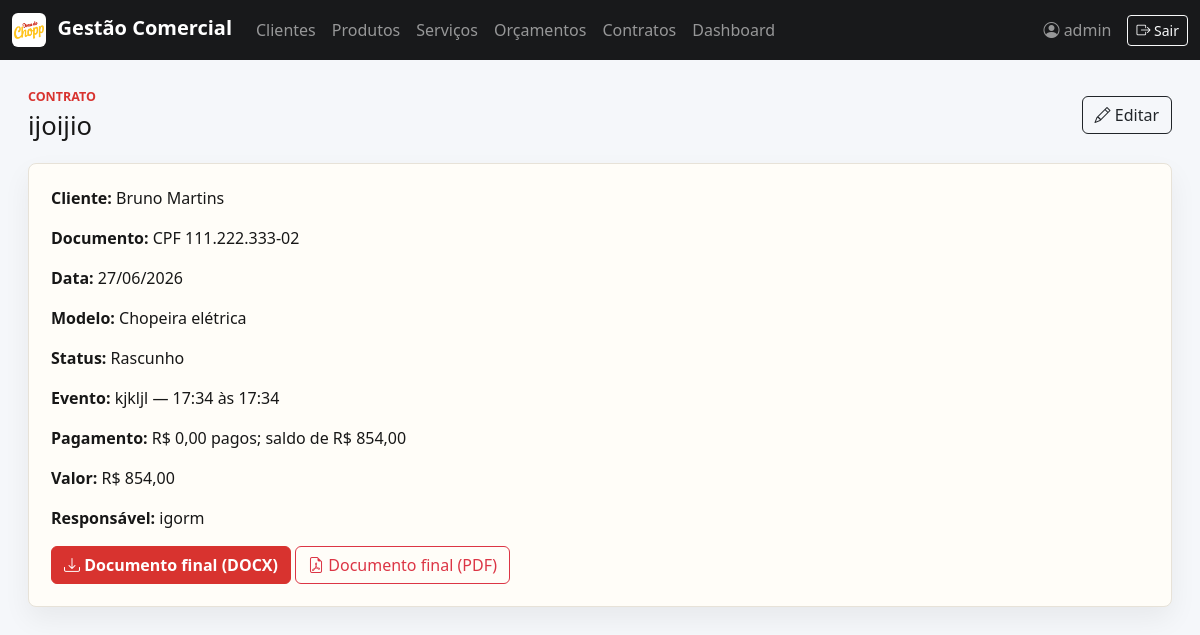
The page /contratos/12/ (signed in) on the database its author committed.
### comercial/models.py (models this page shows, shortened)
class TimeStampedModel(models.Model):
    criado_em = models.DateTimeField(auto_now_add=True)
    atualizado_em = models.DateTimeField(auto_now=True)
    class Meta:
        abstract = True

class Contrato(TimeStampedModel):
    TIPOS_MODELO = [
        ("chopeira_eletrica", "Chopeira elétrica"),
        ("casamento", "Casamento"),
        ("contrato_modelo", "Contrato modelo"),
        ("servico_comodato", "Prestação de serviços e comodato"),
        ("personalizado", "Documento personalizado"),
    ]
    STATUS = [
        ("rascunho", "Rascunho"),
        ("aguardando_assinatura", "Aguardando assinatura"),
        ("assinado", "Assinado / aguardando data"),
        ("executado", "Executado"),
        ("cancelado", "Cancelado"),
    ]
    cliente = models.ForeignKey(Cliente, on_delete=models.PROTECT, related_name="contratos")
    usuario = models.ForeignKey(settings.AUTH_USER_MODEL, on_delete=models.PROTECT)
    orcamento = models.ForeignKey(Orcamento, on_delete=models.SET_NULL, blank=True, null=True)
    titulo = models.CharField(max_length=140)
    status = models.CharField(max_length=30, choices=STATUS, default="rascunho")
    tipo_modelo = models.CharField(max_length=30, choices=TIPOS_MODELO, default="chopeira_eletrica")
    data_evento = models.DateField(blank=True, null=True, verbose_name="Data do contrato/evento")
    endereco_evento = models.CharField(max_length=255, blank=True)
    horario_inicio = models.TimeField(blank=True, null=True)
    horario_fim = models.TimeField(blank=True, null=True)
    com_profissional = models.BooleanField(default=False)
    quantidade_profissionais = models.PositiveSmallIntegerField(default=0)
    valor_hora_extra = models.DecimalField(max_digits=10, decimal_places=2, default=Decimal("50.00"))
    valor_pago = models.DecimalField(max_digits=10, decimal_places=2, default=Decimal("0.00"))
    data_pagamento = models.DateField(blank=True, null=True)
    data_vencimento_saldo = models.DateField(blank=True, null=True)
    prazo_chopeira_horas = models.PositiveSmallIntegerField(default=24)
    taxa_nova_instalacao = models.DecimalField(max_digits=10, decimal_places=2, default=Decimal("250.00"))
    cidade_assinatura = models.CharField(max_length=80, default="Fortaleza/CE")
    documento_modelo = models.FileField(upload_to="documentos/modelos/", blank=True, null=True)
    documento_final = models.FileField(upload_to="documentos/finais/", blank=True, null=True)
    placeholders = models.JSONField(default=list, blank=True)
    valores_preenchidos = models.JSONField(default=dict, blank=True)
    data_assinatura_cliente = models.DateField(blank=True, null=True)
    data_assinatura_usuario = models.DateField(blank=True, null=True)
    observacoes = models.TextField(blank=True)
    class Meta:
        ordering = ["-data_evento", "-criado_em"]
    @property
    def valor_total(self):
        return self.orcamento.valor_total if self.orcamento else Decimal("0.00")
    @property
    def saldo_pendente(self):
        return max(self.valor_total - self.valor_pago, Decimal("0.00"))

class Cliente(TimeStampedModel):
    TIPOS_DOCUMENTO = [
        ("cpf", "CPF"),
        ("cnpj", "CNPJ"),
    ]
    nome_completo = models.CharField(max_length=120)
    tipo_documento = models.CharField(
        max_length=4,
        choices=TIPOS_DOCUMENTO,
        default="cpf",
        verbose_name="Tipo de pessoa",
    )
    documento = models.CharField(max_length=18, unique=True, verbose_name="CPF ou CNPJ")
    email = models.EmailField(max_length=120, blank=True)
    endereco_residencial = models.CharField(max_length=255)
    celular = models.CharField(max_length=20)
    class Meta:
        ordering = ["nome_completo"]
    @property
    def documento_formatado(self):
        value = "".join(filter(str.isdigit, self.documento))
        if self.tipo_documento == "cpf" and len(value) == 11:
            return f"{value[:3]}.{value[3:6]}.{value[6:9]}-{value[9:]}"
        if self.tipo_documento == "cnpj" and len(value) == 14:
            return f"{value[:2]}.{value[2:5]}.{value[5:8]}/{value[8:12]}-{value[12:]}"
        return self.documento
    def __str__(self):
        return self.nome_completo

class Orcamento(TimeStampedModel):
    FORMAS_PAGAMENTO = [
        ("dinheiro", "Dinheiro"),
        ("cartao", "Cartão"),
        ("pix", "PIX"),
        ("boleto", "Boleto"),
    ]
    cliente = models.ForeignKey(Cliente, on_delete=models.PROTECT, related_name="orcamentos")
    usuario = models.ForeignKey(settings.AUTH_USER_MODEL, on_delete=models.PROTECT)
    validade = models.DateField(blank=True, null=True)
    forma_pagamento = models.CharField(max_length=20, choices=FORMAS_PAGAMENTO, default="pix")
    observacoes = models.TextField(blank=True)
    desconto = models.DecimalField(max_digits=10, decimal_places=2, default=Decimal("0.00"))
    logo = models.ImageField(upload_to="logos/", blank=True, null=True)
    arquivo_pdf = models.FileField(upload_to="orcamentos/", blank=True, null=True)
    class Meta:
        ordering = ["-criado_em"]
    @property
    def subtotal_produtos(self):
        return sum((item.total for item in self.itens_produto.all()), Decimal("0.00"))
    @property
    def subtotal_servicos(self):
        return sum((item.total for item in self.itens_servico.all()), Decimal("0.00"))
    @property
    def valor_total(self):
        return self.subtotal_produtos + self.subtotal_servicos - self.desconto

class OrcamentoProduto(models.Model):
    orcamento = models.ForeignKey(Orcamento, on_delete=models.CASCADE, related_name="itens_produto")
    produto = models.ForeignKey(Produto, on_delete=models.PROTECT)
    quantidade = models.DecimalField(max_digits=10, decimal_places=2, default=Decimal("1.00"))
    valor_unitario = models.DecimalField(max_digits=10, decimal_places=2)
    @property
    def total(self):
        return self.quantidade * self.valor_unitario

class OrcamentoServico(models.Model):
    orcamento = models.ForeignKey(Orcamento, on_delete=models.CASCADE, related_name="itens_servico")
    servico = models.ForeignKey(Servico, on_delete=models.PROTECT)
    quantidade = models.DecimalField(max_digits=10, decimal_places=2, default=Decimal("1.00"))
    valor_unitario = models.DecimalField(max_digits=10, decimal_places=2)
    @property
    def total(self):
        return self.quantidade * self.valor_unitario

### comercial/views.py (the view)
# urls.py: path("contratos/<int:pk>/", views.contrato_detail, name="contrato_detail"),
@login_required
def contrato_detail(request, pk):
    contrato = get_object_or_404(Contrato.objects.select_related("cliente", "usuario", "orcamento"), pk=pk)
    context = {
        "contrato": contrato,
        "tem_modelo_original": bool(
            contrato.documento_modelo or has_fixed_contract_template(contrato.tipo_modelo)
        ),
        "tem_documento_final": bool(
            contrato.documento_final or contrato.tipo_modelo != "personalizado"
        ),
        "tem_campos_editaveis": bool(
            contrato.tipo_modelo == "personalizado" and contrato.placeholders
        ),
        "tem_pdf": contrato.tipo_modelo != "personalizado",
    }
    return render(request, "comercial/contratos/detail.html", context)

### comercial/services.py (called while the page is built)
def fixed_contract_template_path(tipo_modelo):
    template = FIXED_CONTRACT_TEMPLATES.get(tipo_modelo)
    if not template:
        return None
    return Path(settings.BASE_DIR) / "comercial" / "contract_templates" / template["filename"]

def has_fixed_contract_template(tipo_modelo):
    path = fixed_contract_template_path(tipo_modelo)
    return bool(path and path.exists())

### templates/comercial/contratos/detail.html (shortened to what this page needs)
{% extends "base.html" %}
{% block content %}
<section class="page-header">
    <div><p class="eyebrow">Contrato</p><h1>{{ contrato.titulo }}</h1></div>
    <div class="d-flex gap-2">
        <a class="btn btn-outline-dark" href="{% url 'contrato_update' contrato.pk %}"><i class="bi bi-pencil"></i> Editar</a>
    </div>
</section>
<section class="surface stack">
    <p><strong>Cliente:</strong> {{ contrato.cliente }}</p>
    <p><strong>Documento:</strong> {{ contrato.cliente.get_tipo_documento_display }} {{ contrato.cliente.documento_formatado }}</p>
    <p><strong>Data:</strong> {{ contrato.data_evento|date:"d/m/Y"|default:"Não informada" }}</p>
    <p><strong>Modelo:</strong> {{ contrato.get_tipo_modelo_display }}</p>
    <p><strong>Status:</strong> {{ contrato.get_status_display }}</p>
    <p><strong>Evento:</strong> {{ contrato.endereco_evento|default:"Não informado" }} — {{ contrato.horario_inicio|time:"H:i"|default:"--:--" }} às {{ contrato.horario_fim|time:"H:i"|default:"--:--" }}</p>
    <p><strong>Pagamento:</strong> R$ {{ contrato.valor_pago|floatformat:2 }} pagos; saldo de R$ {{ contrato.saldo_pendente|floatformat:2 }}</p>
    <p><strong>Valor:</strong> R$ {{ contrato.valor_total|floatformat:2 }}</p>
    <p><strong>Responsável:</strong> {{ contrato.usuario.get_full_name|default:contrato.usuario.username }}</p>
    <p>
        {% if tem_documento_final %}
            <a class="btn btn-brand" href="{% url 'contrato_documento_final' contrato.pk %}"><i class="bi bi-download"></i> Documento final (DOCX)</a>
            {% if tem_pdf %}
            <a class="btn btn-outline-danger" href="{% url 'contrato_documento_final' contrato.pk %}?formato=pdf"><i class="bi bi-file-earmark-pdf"></i> Documento final (PDF)</a>
            {% endif %}
        {% endif %}
    </p>
</section>
{% endblock %}

### templates/base.html (shortened to what this page needs)
{% load static %}
<!doctype html>
<html lang="pt-br">
<head>
    <link href="https://cdn.jsdelivr.net/npm/bootstrap@5.3.3/dist/css/bootstrap.min.css" rel="stylesheet">
    <link href="https://cdn.jsdelivr.net/npm/bootstrap-icons@1.11.3/font/bootstrap-icons.css" rel="stylesheet">
    <link href="{% static 'css/app.css' %}?v=20260622-2" rel="stylesheet">
</head>
<body>
{% if user.is_authenticated %}
<nav class="navbar navbar-expand-lg navbar-dark bg-brand">
    <div class="container-fluid">
        <a class="navbar-brand fw-bold" href="{% url 'home' %}">
            <img src="{% static 'img/logo2.png' %}" alt="Logo" class="nav-logo">
            Gestão Comercial
        </a>
        <div class="collapse navbar-collapse" id="mainNav">
            <ul class="navbar-nav me-auto">
                <li class="nav-item"><a class="nav-link" href="{% url 'cliente_list' %}">Clientes</a></li>
                <li class="nav-item"><a class="nav-link" href="{% url 'produto_list' %}">Produtos</a></li>
                <li class="nav-item"><a class="nav-link" href="{% url 'servico_list' %}">Serviços</a></li>
                <li class="nav-item"><a class="nav-link" href="{% url 'orcamento_list' %}">Orçamentos</a></li>
                <li class="nav-item"><a class="nav-link" href="{% url 'contrato_list' %}">Contratos</a></li>
                <li class="nav-item"><a class="nav-link" href="{% url 'dashboard' %}">Dashboard</a></li>
            </ul>
            <span class="navbar-text me-3">
                <i class="bi bi-person-circle"></i>
                {{ user.get_full_name|default:user.username }}
            </span>
            <form method="post" action="{% url 'logout' %}">
                <button class="btn btn-sm btn-outline-light" type="submit">
                    <i class="bi bi-box-arrow-right"></i> Sair
                </button>
            </form>
        </div>
    </div>
</nav>
{% endif %}
<main class="container-fluid page-shell">
    {% block content %}{% endblock %}
</main>
</body>
</html>

### static/css/app.css (style rules this page uses)
:root { --brand-red: #d8332f; --brand-yellow: #ffc52f; --ink: #171717; --muted: #6d7178; --line: #e7e2d8; --paper: #fffdf8; --soft: #f5f7fa; }
body { background: var(--soft); color: var(--ink); }
.bg-brand { background: #18191b; }
.nav-logo { width: 34px; height: 34px; object-fit: contain; margin-right: .4rem; background: #fff; border-radius: 6px; padding: 2px; }
.page-shell { padding: 28px; }
.page-header { max-width: 1180px; margin: 0 auto 22px; display: flex; align-items: center; justify-content: space-between; gap: 16px; }
.page-header h1 { font-size: clamp(1.6rem, 2vw, 2.2rem); margin: 0; }
.eyebrow { margin: 0 0 4px; color: var(--brand-red); font-weight: 700; text-transform: uppercase; font-size: .78rem; }
.btn-brand { --bs-btn-bg: var(--brand-red); --bs-btn-border-color: var(--brand-red); --bs-btn-color: #fff; --bs-btn-hover-bg: #b82926; --bs-btn-hover-border-color: #b82926; font-weight: 700; }
.login-panel, .surface, .table-wrap, .metric, .module-card { background: var(--paper); border: 1px solid var(--line); border-radius: 8px; box-shadow: 0 12px 28px rgba(20, 20, 20, .06); }
.stack { display: grid; gap: 16px; }
.surface { padding: 22px; }
.form-grid p, .line-item p, .surface p { margin-bottom: 0; }

### rows shown on the page
Contrato: titulo "ijoijio", cliente "Bruno Martins", cliente.tipo_documento "CPF", cliente.documento_formatado "111.222.333-02", data_evento "27/06/2026", tipo_modelo "Chopeira elétrica", status "Rascunho", endereco_evento "kjkljl", horario_inicio "17:34", horario_fim "17:34", valor_pago "0,00", saldo_pendente "854,00", valor_total "854,00", usuario.get_full_name "igorm"

### other values the page prints
{{ user.get_full_name|default:user.username }} "admin"
